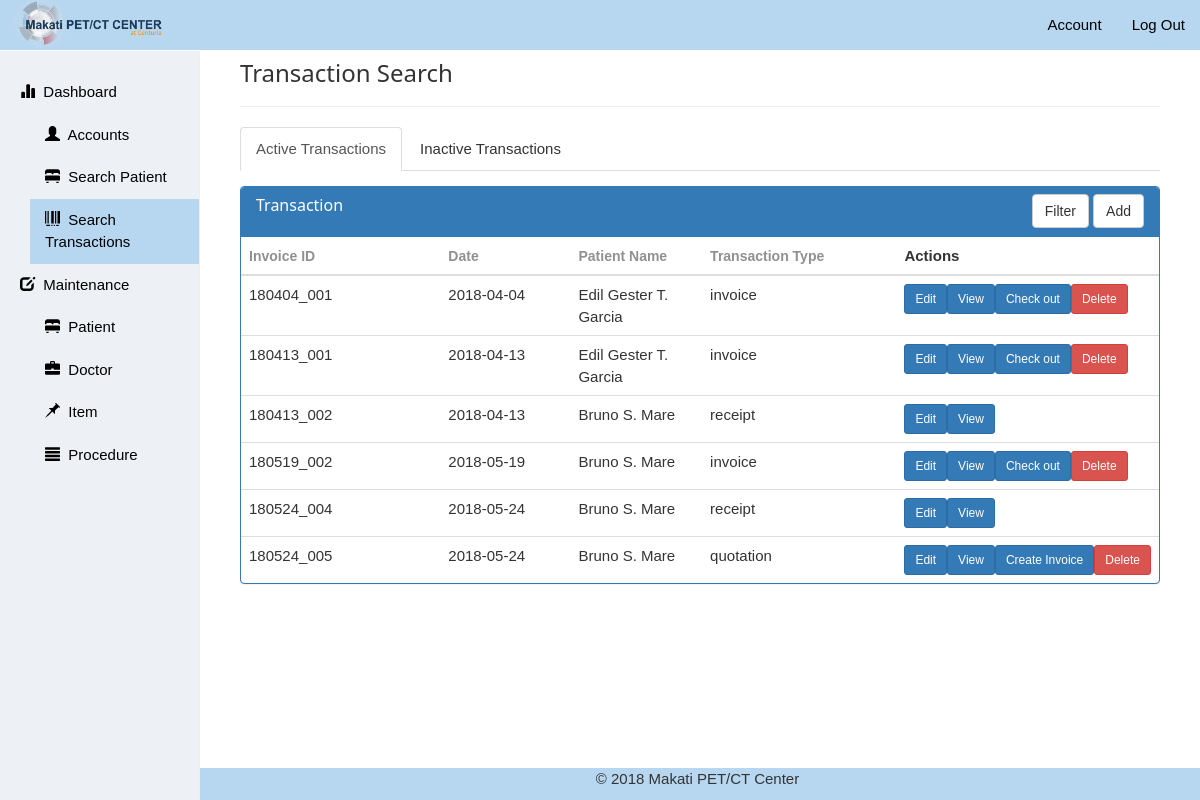
/views/admin/invoicecreation.php (signed in), run on an earlier commit of the app's database.
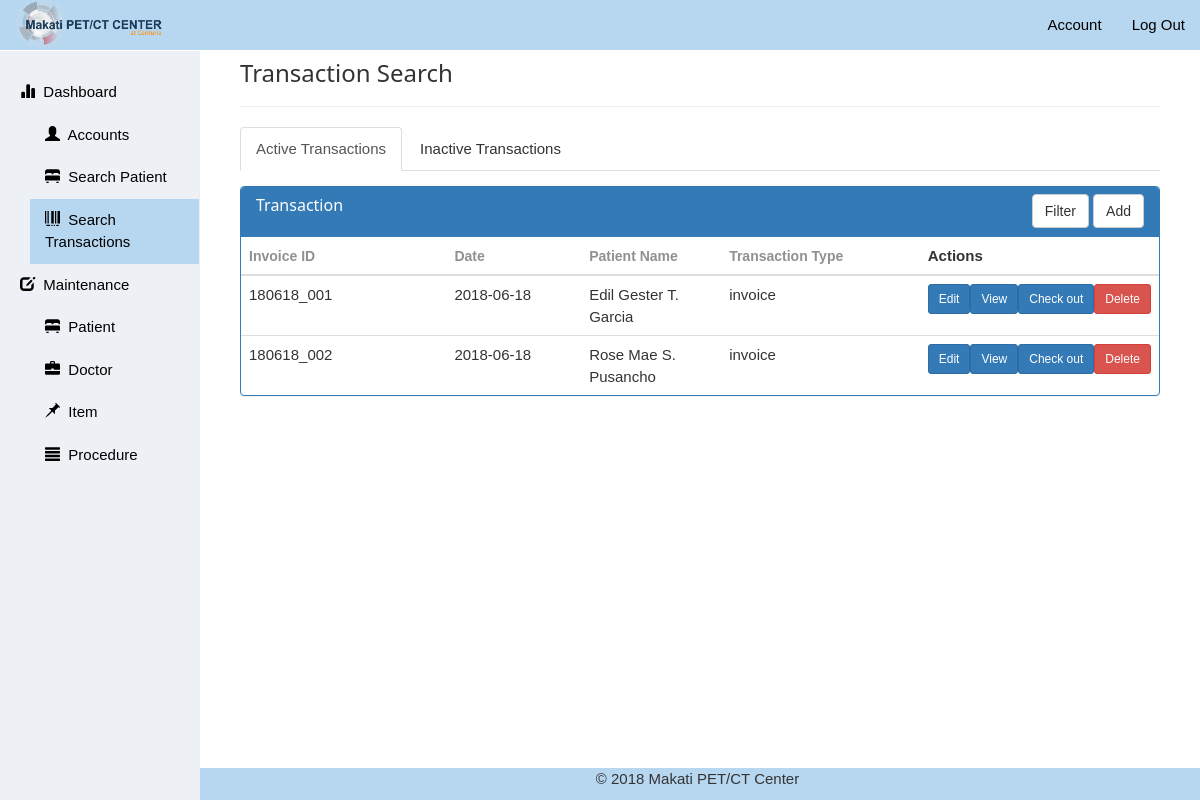
And on a later commit of the database.
### tables this page shows
CREATE TABLE `tbl_invoice` (
  `invoice_id` varchar(11) NOT NULL,
  `invoice_date` date NOT NULL,
  `patient_id_fk` varchar(11) NOT NULL,
  `user_id_fk` varchar(11) DEFAULT NULL,
  `invoice_status` tinyint(1) NOT NULL DEFAULT '1' COMMENT '1 = Active, 2 = Deleted',
  `invoice_type` varchar(9) NOT NULL
);

CREATE TABLE `tbl_patient` (
  `patient_id` varchar(11) NOT NULL,
  `patient_name` varchar(45) NOT NULL,
  `patient_gender` varchar(6) NOT NULL,
  `patient_date_of_birth` date NOT NULL,
  `patient_address` varchar(50) NOT NULL,
  `patient_status` tinyint(1) NOT NULL DEFAULT '1' COMMENT '1=Active, 2=Deleted'
);

### views/admin/invoicecreation.php (the view, shortened to what this page needs)
<!DOCTYPE html>
<html>
  <head>
    <link rel="stylesheet" type="text/css" href="./../../css/bootstrap.min.css">
    <link rel="stylesheet" href="./../../css/w3.css">
    <link rel="stylesheet" type="text/css" href="./../../css/setting.css">
  </head>
  <body>
    <header>
      <nav class="navbar navbar-default navbar-fixed-top">
        <div class="container-fluid">
          <div class="navbar-header">
            <a href="./" class="navbar-brand"><img src="./../../files/logo/brandimagev2.png" class="img-responsive"></a>
          </div>
          <div class="collapse navbar-collapse" id="bs-example-navbar-collapse-1">
            <ul class="nav navbar-nav navbar-right" id="navbar-right">
              <li><a href="#">Account</a></li>
              <li><a href="./../../controller/logout.php">Log Out</a></li>
            </ul>
          </div>
        </div>
      </nav>
    </header>
    <main>
      <div class="container-fluid">
        <div class="row">
          <div class="col-sm-3 col-md-2 sidebar">
            <ul class="nav nav-sidebar">
              <li>
                <a href="./"><span class="glyphicon glyphicon-stats" aria-hidden="true"></span>&nbsp Dashboard <span class="sr-only">(current)</span> </a>
                <ul class="nav" id="mn-sub-menu">
                  <li><a href="account.php"><span class="glyphicon glyphicon-user" aria-hidden="true"></span>&nbsp Accounts</a></li>
                  <li><a href="patientsearch.php"><span class="glyphicon glyphicon-bed" aria-hidden="true"></span>&nbsp Search Patient</a></li>
                  <li style="color: #000000;background-color: #b7d7f0;"><a href="invoicecreation.php"><span class="glyphicon glyphicon-barcode" aria-hidden="true"></span>&nbsp Search Transactions</a></li>
                </ul>
              </li>
              <li>
                  <a style="background-color: #edf0f5; color: #000000;"><span class="glyphicon glyphicon-edit" aria-hidden="true"></span>&nbsp Maintenance</a>
                  <ul class="nav" id="mn-sub-menu">
                      <li><a href="patientsettings.php"><span class="glyphicon glyphicon-bed" aria-hidden="true"></span>&nbsp Patient</a></li>
                      <li><a href="doctorsettings.php"><span class="glyphicon glyphicon-briefcase" aria-hidden="true"></span>&nbsp Doctor</a></li>
                      <li><a href="itemsettings.php"><span class="glyphicon glyphicon-pushpin" aria-hidden="true"></span>&nbsp Item</a></li>
                      <li><a href="treatmentsettings.php"><span class="glyphicon glyphicon-align-justify" aria-hidden="true"></span>&nbsp Procedure</a></li>
                  </ul>
              </li>
            </ul>
          </div>
          <div class="col-sm-9 col-sm-offset-3 col-md-10 col-md-offset-2 main"  style="overflow-y:auto; height:100vh;">
            <div class="row">
              <div class="col-sm-12 col-md-12">
                <div class="mn-dashboard-header">
                  <h3>Transaction Search</h3>
                  <hr>
                  <ul class="nav nav-tabs">
                    <li class="active"><a href="#mn-transaction-panel" data-toggle="tab">Active Transactions</a></li>
                    <li><a href="#mn-deleted-transaction-panel" data-toggle="tab">Inactive Transactions</a></li>
                  </ul>
                </div>
                <div class="tab-content">
                  <div class="panel panel-primary filterable tab-pane active" id="mn-transaction-panel" style="height: 60%; overflow-y:auto;">
                    <div class="panel-heading" style="height: 50px;">
                      <h3 class="panel-title">Transaction</h3>
                      <div class="pull-right">
                          <button class="btn btn-default btn-md btn-filter"><span class="fa fa-filter"></span> Filter</button>
                          <button class="btn btn-default btn-md" data-toggle="modal" id="open_new_transaction"><span class="fa fa-plus"></span> Add</button>
                      </div>
                    </div>
                    <table class="table table-hover">
                      <thead>
                        <tr class="filters">
                          <th class="col-md-3"><input type="text" class="form-control" placeholder="Invoice ID" disabled></th>
                          <th class="col-md-2"><input type="text" class="form-control" placeholder="Date" disabled></th>
                          <th class="col-md-2"><input type="text" class="form-control" placeholder="Patient Name" disabled></th>
                          <th class="col-md-3"><input type="text" class="form-control" placeholder="Transaction Type" disabled></th>
                          <th class="col-md-2">Actions</th>
                        </tr>
                      </thead>
                      <tbody>
                        <?php
                          require('./../../controller/db_connect.php');
                          $preparedStmt = " SELECT * FROM `tbl_invoice`
                                            LEFT JOIN `tbl_patient`
                                            ON `tbl_invoice`.`patient_id_fk` = `tbl_patient`.`patient_id`
                                            WHERE invoice_status = 1";
                          $stmt = $connection->prepare($preparedStmt);
                          $stmt->execute();
                          while ($row = $stmt->fetch(PDO::FETCH_ASSOC))
                          {
                        ?>
                        <tr class="clickable-row">
                            <td class="col-md-3 invoice_id"><?php echo $row['invoice_id']; ?></td>
                            <td class="col-md-2"><?php echo $row['invoice_date']; ?></td>
                            <td class="col-md-2 patient_name"><?php echo $row['patient_name']; ?></td>
                            <td class="col-md-3 invoice_type"><?php echo $row['invoice_type']; ?></td>
                            <td class="col-md-2">
                              <table>
                                <tbody>
                                  <tr id="<?php echo $row['patient_id']; ?>" name="<?php echo $row['patient_name']; ?>">
                                    <td><button type="button" class="btn btn-sm btn-primary edit_btn">Edit</button></td>
                                    <td><button type="button" class="btn btn-sm btn-primary view_btn">View</button></td>
                                    <?php
                                      if($row['invoice_type'] == 'invoice')
                                        echo ('<td>
                                                <button type="button" class="btn btn-sm btn-primary check_out_btn">Check out</button>
                                              </td>
                                              <td>
                                                <form method="POST" action="./../../controller/transactions.php">
                                                  <input type="hidden" name="path" value="./../views/admin/invoicecreation.php"/>
                                                  <input type="hidden" name="invoice_id" value="'.$row['invoice_id'].'"/>
                                                  <input type="submit" class="btn btn-sm btn-danger" name="delete_invoice" value="Delete"/>
                                                </form>
                                              </td>');
                                      else if($row['invoice_type'] == 'quotation')
                                        echo ('<td>
                                                <form method="POST" action="./../../controller/transactions.php">
                                                  <input type="hidden" name="path" value="./../views/admin/invoicecreation.php"/>
                                                  <input type="hidden" name="parameter_id" value="'.$row['invoice_id'].'"/>
                                                  <input type="submit" class="btn btn-sm btn-primary" name="quotation_param" value="Create Invoice"/>
                                                </form>
                                              </td>
                                              <td>
                                                <form method="POST" action="./../../controller/transactions.php">
                                                  <input type="hidden" name="path" value="./../views/admin/invoicecreation.php"/>
                                                  <input type="hidden" name="invoice_id" value="'.$row['invoice_id'].'"/>
                                                  <input type="submit" class="btn btn-sm btn-danger" name="delete_invoice" value="Delete"/>
                                                </form>
                                              </td>');
                                    ?>
                                  </tr>
                              </table>
                            </td>
                          </tr>
                          <?php
                          }
                          ?>
                      </tbody>
                    </table>
                  </div>
                </div>
              </div>
            </div>
          </div>
        </div>
      </div>
    </main>
    <footer>
      <div class="container-fluid">
        <div class="col-sm-9 col-sm-offset-3 col-md-10 col-md-offset-2">
          <p class="text-center">© 2018 Makati PET/CT Center</p>
        </div>
      </div>
    </footer>
  </body>
</html>

### css/w3.css (style rules this page uses)
*,*:before,*:after { box-sizing:inherit }
html { -ms-text-size-adjust:100%;-webkit-text-size-adjust:100% }
body { margin:0 }
article,aside,details,figcaption,figure,footer,header,main,menu,nav,section,summary { display:block }
a { background-color:transparent;-webkit-text-decoration-skip:objects }
img { border-style:none }
hr { box-sizing:content-box;height:0;overflow:visible }
button,input,select,textarea { font:inherit;margin:0 }
button,input { overflow:visible }
button,select { text-transform:none }
button,html [type=button],[type=reset],[type=submit] { -webkit-appearance:button }
html,body { font-family:Verdana,sans-serif;font-size:15px;line-height:1.5 }
html { overflow-x:hidden }
h3 { font-size:24px }
h1,h2,h3,h4,h5,h6 { font-family:"Segoe UI",Arial,sans-serif;font-weight:400;margin:10px 0 }
hr { border:0;border-top:1px solid #eee;margin:20px 0 }
img { vertical-align:middle }
a { color:inherit }

### css/setting.css (style rules this page uses)
body { background-color: #ffffff; font-family: Fira Sans, sans-serif; font-weight: normal; }
.navbar { position: absolute; top: 0; right: 0; left: 0; background-color: #b7d7f0; border: 0; }
.navbar-brand>img { margin-top: -15px; max-width: 150px; }
#navbar-right>li>a { color: #000000; }
.sidebar { display: none; }
@media (min-width: 768px) { .sidebar { position: fixed; top: 51px; bottom: 0; left: 0; z-index: 1000; display: block; padding: 20px; overflow-x: hidden; overflow-y: auto; background-color: #edf0f5; border-right: 1px solid #eee; } }
.nav-sidebar { margin-right: -21px; margin-bottom: 20px; margin-left: -20px; }
.nav-sidebar > li > a { padding-right: 20px; padding-left: 20px; }
.nav-sidebar li > a { color: #000000; }
#mn-sub-menu { margin-left: 30px; }
.mn-dashboard-header { margin-top: 60px; }
@media (min-width: 768px) { .main { padding-right: 40px; padding-left: 40px; } }
.filterable { margin-top: 15px; }
.filterable .panel-heading .pull-right { margin-top: -20px; }
.filterable .filters input[disabled] { background-color: transparent; border: none; cursor: auto; box-shadow: none; padding: 0; height: auto; }
footer { position: fixed; width: 100%; height: auto; bottom: 0; background-color: #b7d7f0; }

What changed in the data, as far as the page shows it:
removed tbl_invoice: invoice_id "180404_001", invoice_date "2018-04-04", patient_id_fk.patient_name "Edil Gester T. Garcia", invoice_type "invoice"
removed tbl_invoice: invoice_id "180413_001", invoice_date "2018-04-13", patient_id_fk.patient_name "Edil Gester T. Garcia", invoice_type "invoice"
removed tbl_invoice: invoice_id "180413_002", invoice_date "2018-04-13", patient_id_fk.patient_name "Bruno S. Mare", invoice_type "receipt"
removed tbl_invoice: invoice_id "180519_002", invoice_date "2018-05-19", patient_id_fk.patient_name "Bruno S. Mare", invoice_type "invoice"
removed tbl_invoice: invoice_id "180524_004", invoice_date "2018-05-24", patient_id_fk.patient_name "Bruno S. Mare", invoice_type "receipt"
removed tbl_invoice: invoice_id "180524_005", invoice_date "2018-05-24", patient_id_fk.patient_name "Bruno S. Mare", invoice_type "quotation"
added tbl_invoice: invoice_id "180618_001", invoice_date "2018-06-18", patient_id_fk.patient_name "Edil Gester T. Garcia", invoice_type "invoice"
added tbl_invoice: invoice_id "180618_002", invoice_date "2018-06-18", patient_id_fk.patient_name "Rose Mae S. Pusancho", invoice_type "invoice"
